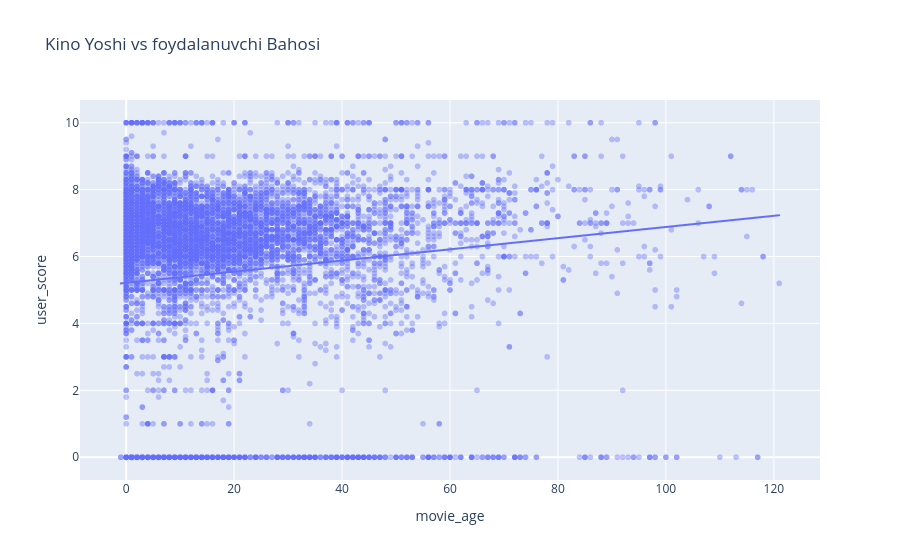

Notebook code cell kept with this figure:
### Markdown cell above
# 5. movie_age bilan user_scoreni taqsimoti

### Code cell
fig = px.scatter(
    df_fe,
    x="movie_age",
    y="user_score",
    trendline="ols",
    opacity=0.4,
    title="Kino Yoshi vs foydalanuvchi Bahosi"
)
fig.show()
fig.write_image(
    "../results/figures/feature_engineered/movi_age_vs_target_dist.png"
)

### Figure 1 — Plotly figure (JSON) as saved in the notebook; plotly's stock layout.template omitted (floating-point values rounded to 4 significant figures; data arrays with more than 128 entries replaced by an {"elided": "..."} marker saying what was removed)
{"data": [{"hovertemplate": "movie_age=%{x}<br>user_score=%{y}<extra></extra>", "legendgroup": "", "marker": {"color": "#636efa", "opacity": 0.4, "symbol": "circle"}, "mode": "markers", "name": "", "showlegend": false, "type": "scattergl", "x": {"elided": "8977 int values"}, "xaxis": "x", "y": {"elided": "8977 float values"}, "yaxis": "y"}, {"hovertemplate": "<b>OLS trendline</b><br>user_score = 0.0167061 * movie_age + 5.21336<br>R<sup>2</sup>=0.014524<br><br>movie_age=%{x}<br>user_score=%{y} <b>(trend)</b><extra></extra>", "legendgroup": "", "marker": {"color": "#636efa", "symbol": "circle"}, "mode": "lines", "name": "", "showlegend": false, "type": "scattergl", "x": {"elided": "8977 int values"}, "xaxis": "x", "y": {"elided": "8977 float values"}, "yaxis": "y"}], "layout": {"legend": {"tracegroupgap": 0}, "title": {"text": "Kino Yoshi vs foydalanuvchi Bahosi"}, "xaxis": {"anchor": "y", "domain": [0, 1], "title": {"text": "movie_age"}}, "yaxis": {"anchor": "x", "domain": [0, 1], "title": {"text": "user_score"}}}}
